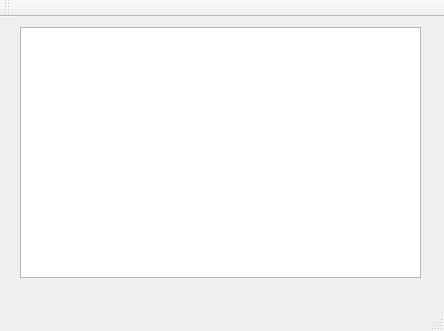
<?xml version="1.0" encoding="UTF-8"?>
<ui version="4.0">
 <class>ImageViews</class>
 <widget class="QMainWindow" name="ImageViews">
  <property name="geometry">
   <rect>
    <x>0</x>
    <y>0</y>
    <width>444</width>
    <height>331</height>
   </rect>
  </property>
  <property name="windowTitle">
   <string>ImageViews</string>
  </property>
  <widget class="QWidget" name="centralWidget">
   <widget class="QListWidget" name="listWidget">
    <property name="geometry">
     <rect>
      <x>20</x>
      <y>10</y>
      <width>401</width>
      <height>251</height>
     </rect>
    </property>
   </widget>
  </widget>
  <widget class="QMenuBar" name="menuBar">
   <property name="geometry">
    <rect>
     <x>0</x>
     <y>0</y>
     <width>444</width>
     <height>22</height>
    </rect>
   </property>
  </widget>
  <widget class="QToolBar" name="mainToolBar">
   <attribute name="toolBarArea">
    <enum>TopToolBarArea</enum>
   </attribute>
   <attribute name="toolBarBreak">
    <bool>false</bool>
   </attribute>
  </widget>
  <widget class="QStatusBar" name="statusBar"/>
 </widget>
 <layoutdefault spacing="6" margin="11"/>
 <resources/>
 <connections/>
</ui>
